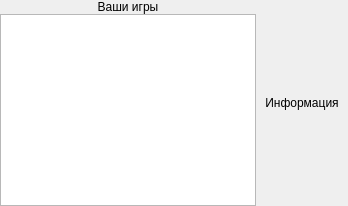
      <widget class="QWidget" name="tabLibrary">
       <attribute name="icon">
        <iconset resource="src/sources.qrc">
         <normaloff>:/icons/images/library.png</normaloff>:/icons/images/library.png</iconset>
       </attribute>
       <attribute name="title">
        <string>Библиотека</string>
       </attribute>
       <layout class="QGridLayout" name="gridLayout_4">
        <property name="leftMargin">
         <number>0</number>
        </property>
        <property name="topMargin">
         <number>0</number>
        </property>
        <property name="rightMargin">
         <number>0</number>
        </property>
        <property name="bottomMargin">
         <number>0</number>
        </property>
        <property name="spacing">
         <number>0</number>
        </property>
        <item row="2" column="0">
         <widget class="QListWidget" name="listUserGames">
          <property name="maximumSize">
           <size>
            <width>300</width>
            <height>16777215</height>
           </size>
          </property>
         </widget>
        </item>
        <item row="1" column="0">
         <widget class="QLabel" name="labelUserGamesListTitle">
          <property name="text">
           <string>Ваши игры</string>
          </property>
          <property name="alignment">
           <set>Qt::AlignCenter</set>
          </property>
         </widget>
        </item>
        <item row="1" column="1" rowspan="2">
         <widget class="QWidget" name="widgetUserGameInfo" native="true">
          <layout class="QVBoxLayout" name="verticalLayout">
           <item>
            <widget class="QLabel" name="labelUserGameInfoTitle">
             <property name="text">
              <string>Информация</string>
             </property>
             <property name="alignment">
              <set>Qt::AlignCenter</set>
             </property>
            </widget>
           </item>
          </layout>
         </widget>
        </item>
       </layout>
      </widget>
